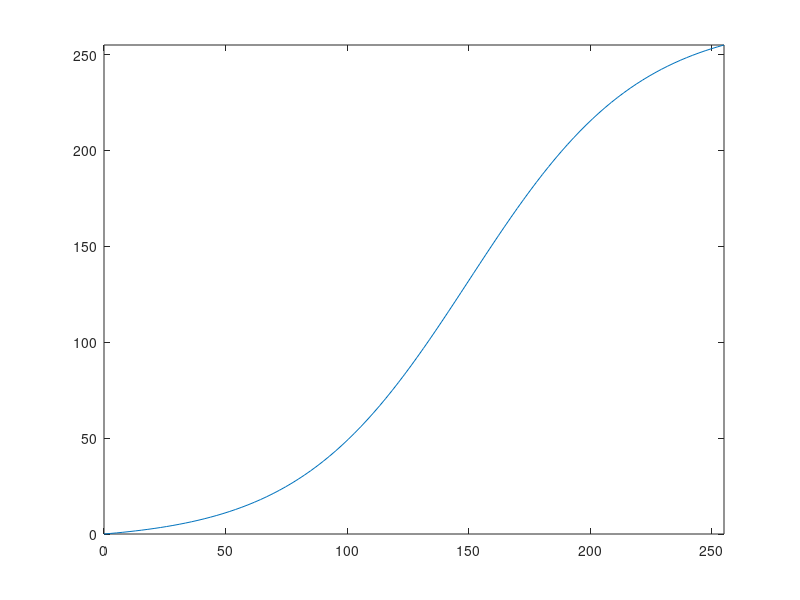

This chart was generated by the following MATLAB code:
clc
clear
close all

x = linspace(0, 255)

%y = 135.6*tanh((x-150)/70) + 132
y = 135.78315*tanh((x-150)/70) + 132.0961

plot(x, y)

axis([0,255,0,255])